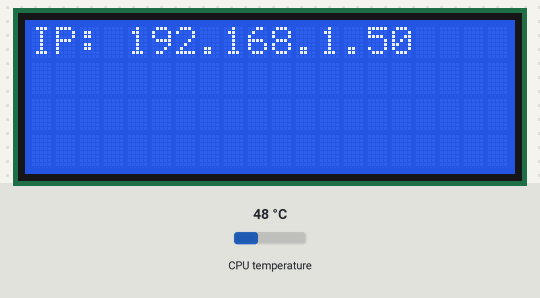
This program was run on a simulated Raspberry Pi (BCM pin numbers). Parts: 20×4 character LCD. Inputs (shaded band) come from the test bench; at power-on: CPU temperature 48 °C. System figures (address, load, memory, disk, uptime) are fixed made-up values.

Above: at 1.2 s.
1.3 s: CPU temperature set to 31 °C
At 3.6 s:
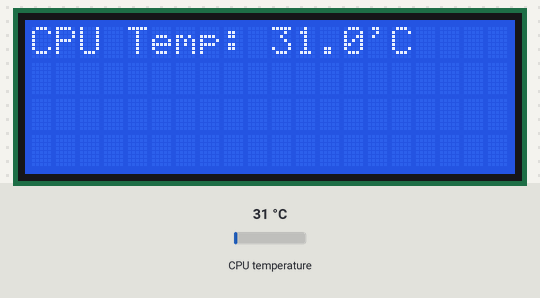
11.9 s: CPU temperature set to 44 °C
At 13.4 s:
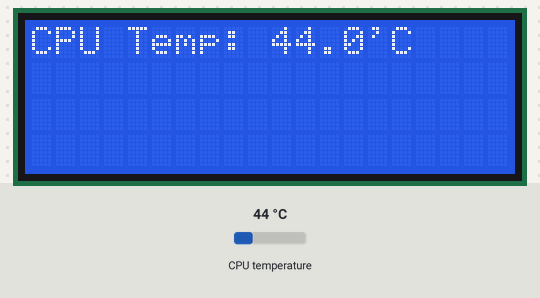
22.5 s: CPU temperature set to 58 °C
At 31.7 s:
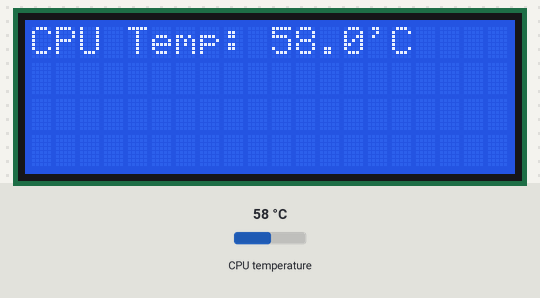
Timing chart, 0 to 33.2 s (numbered marks = the images above; inputs shaded):
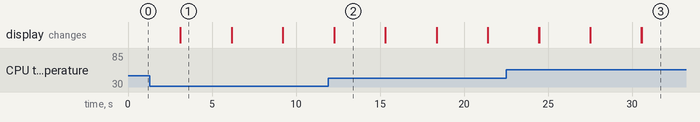

Measured:
- what the display in image 1 shows lasts 3.1 s, from 3.1 s to 6.2 s

The program:

lcd_dashboard.py
```python
import os
import time
from RPLCD.i2c import CharLCD

# Change to your LCD's address from i2cdetect
lcd = CharLCD('PCF8574', 0x3f)  # Or 0x27

def get_ip():
    ip = os.popen("hostname -I").read().split()[0]
    return ip

def get_cpu_temp():
    temp = os.popen("vcgencmd measure_temp").readline()
    return temp.replace("temp=", "").strip()

def get_ram_usage():
    mem = os.popen("free -m").readlines()[1].split()
    used = mem[2]
    total = mem[1]
    return f"{used}/{total} MB"

try:
    while True:
        lcd.clear()
        lcd.write_string("IP: " + get_ip())
        time.sleep(3)

        lcd.clear()
        lcd.write_string("CPU Temp: " + get_cpu_temp())
        time.sleep(3)

        lcd.clear()
        lcd.write_string("RAM Used:")
        lcd.cursor_pos = (1, 0)
        lcd.write_string(get_ram_usage())
        time.sleep(3)

except KeyboardInterrupt:
    lcd.clear()
    print("Dashboard stopped.")
```
